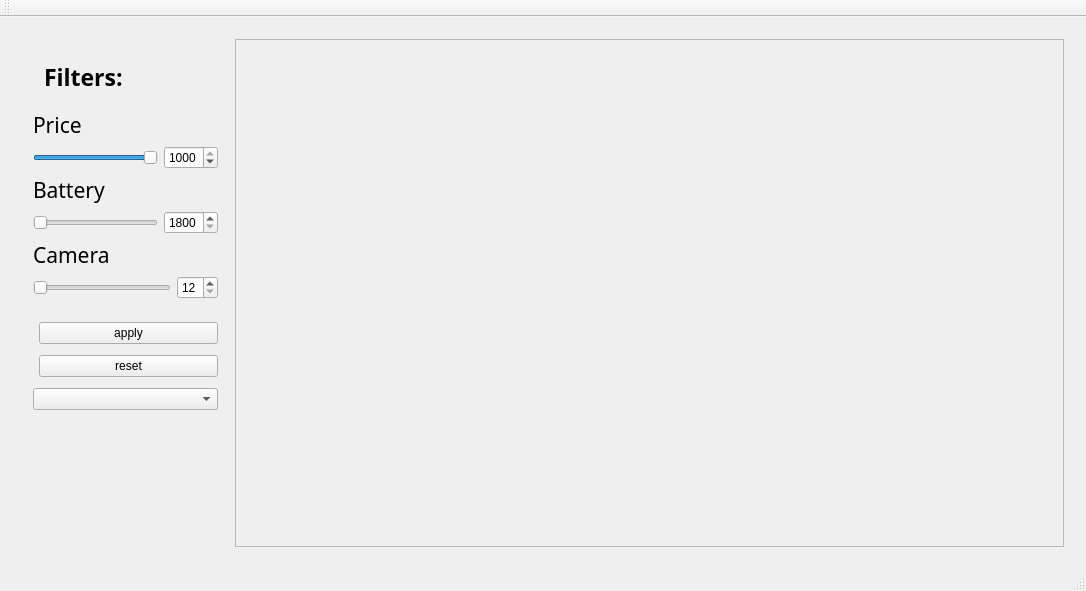
<?xml version="1.0" encoding="UTF-8"?>
<ui version="4.0">
 <class>MainWindow</class>
 <widget class="QMainWindow" name="MainWindow">
  <property name="geometry">
   <rect>
    <x>0</x>
    <y>0</y>
    <width>1086</width>
    <height>591</height>
   </rect>
  </property>
  <property name="windowTitle">
   <string>MainWindow</string>
  </property>
  <property name="autoFillBackground">
   <bool>false</bool>
  </property>
  <widget class="QWidget" name="centralWidget">
   <property name="enabled">
    <bool>true</bool>
   </property>
   <property name="sizePolicy">
    <sizepolicy hsizetype="Expanding" vsizetype="Expanding">
     <horstretch>0</horstretch>
     <verstretch>0</verstretch>
    </sizepolicy>
   </property>
   <layout class="QGridLayout" name="gridLayout">
    <property name="sizeConstraint">
     <enum>QLayout::SetMaximumSize</enum>
    </property>
    <item row="0" column="0">
     <widget class="QStackedWidget" name="firstScreen">
      <property name="enabled">
       <bool>true</bool>
      </property>
      <property name="sizePolicy">
       <sizepolicy hsizetype="Expanding" vsizetype="Expanding">
        <horstretch>0</horstretch>
        <verstretch>0</verstretch>
       </sizepolicy>
      </property>
      <property name="currentIndex">
       <number>0</number>
      </property>
      <widget class="QWidget" name="firstScreenPage1">
       <layout class="QGridLayout" name="gridLayout_2">
        <property name="sizeConstraint">
         <enum>QLayout::SetMaximumSize</enum>
        </property>
        <item row="0" column="0">
         <widget class="QWidget" name="sortingMainLayout_2" native="true">
          <property name="enabled">
           <bool>true</bool>
          </property>
          <property name="sizePolicy">
           <sizepolicy hsizetype="Preferred" vsizetype="Preferred">
            <horstretch>20</horstretch>
            <verstretch>0</verstretch>
           </sizepolicy>
          </property>
          <layout class="QGridLayout" name="sortingMainLayout">
           <property name="sizeConstraint">
            <enum>QLayout::SetMinimumSize</enum>
           </property>
           <property name="bottomMargin">
            <number>1</number>
           </property>
           <item row="2" column="0">
            <layout class="QGridLayout" name="sortingPriceLayout">
             <item row="1" column="0">
              <widget class="QLabel" name="sortingPriceLabel">
               <property name="font">
                <font>
                 <family>Trebuchet MS</family>
                 <pointsize>16</pointsize>
                </font>
               </property>
               <property name="text">
                <string>Price</string>
               </property>
              </widget>
             </item>
             <item row="2" column="0">
              <widget class="QSlider" name="sortingPriceSlider">
               <property name="maximum">
                <number>1000</number>
               </property>
               <property name="value">
                <number>1000</number>
               </property>
               <property name="sliderPosition">
                <number>1000</number>
               </property>
               <property name="orientation">
                <enum>Qt::Horizontal</enum>
               </property>
              </widget>
             </item>
             <item row="2" column="1">
              <widget class="QSpinBox" name="sortingPriceSpinBox">
               <property name="maximum">
                <number>1000</number>
               </property>
               <property name="value">
                <number>1000</number>
               </property>
              </widget>
             </item>
            </layout>
           </item>
           <item row="4" column="0">
            <layout class="QGridLayout" name="sortingCameraLayout">
             <item row="0" column="0">
              <widget class="QLabel" name="sortingCameraLabel">
               <property name="font">
                <font>
                 <family>Trebuchet MS</family>
                 <pointsize>16</pointsize>
                </font>
               </property>
               <property name="text">
                <string>Camera</string>
               </property>
              </widget>
             </item>
             <item row="1" column="0">
              <widget class="QSlider" name="sortingCameraSlider">
               <property name="minimum">
                <number>12</number>
               </property>
               <property name="maximum">
                <number>16</number>
               </property>
               <property name="orientation">
                <enum>Qt::Horizontal</enum>
               </property>
              </widget>
             </item>
             <item row="1" column="1">
              <widget class="QSpinBox" name="sortingCameraSpinBox">
               <property name="minimum">
                <number>12</number>
               </property>
               <property name="maximum">
                <number>16</number>
               </property>
              </widget>
             </item>
            </layout>
           </item>
           <item row="3" column="0">
            <layout class="QGridLayout" name="sortingBatteryLayout">
             <item row="1" column="0">
              <widget class="QSlider" name="sortingBatterySlider">
               <property name="minimum">
                <number>1800</number>
               </property>
               <property name="maximum">
                <number>6000</number>
               </property>
               <property name="orientation">
                <enum>Qt::Horizontal</enum>
               </property>
              </widget>
             </item>
             <item row="0" column="0">
              <widget class="QLabel" name="sortingBatteryLabel">
               <property name="font">
                <font>
                 <family>Trebuchet MS</family>
                 <pointsize>16</pointsize>
                </font>
               </property>
               <property name="text">
                <string>Battery</string>
               </property>
              </widget>
             </item>
             <item row="1" column="1">
              <widget class="QSpinBox" name="sortingBatterySpinBox">
               <property name="minimum">
                <number>1800</number>
               </property>
               <property name="maximum">
                <number>6000</number>
               </property>
              </widget>
             </item>
            </layout>
           </item>
           <item row="0" column="0">
            <widget class="QWidget" name="sortingMainTitle" native="true">
             <layout class="QHBoxLayout" name="horizontalLayout_2">
              <item>
               <widget class="QLabel" name="titleMainLabel">
                <property name="sizePolicy">
                 <sizepolicy hsizetype="Preferred" vsizetype="Preferred">
                  <horstretch>10</horstretch>
                  <verstretch>0</verstretch>
                 </sizepolicy>
                </property>
                <property name="font">
                 <font>
                  <family>Trebuchet MS</family>
                  <pointsize>17</pointsize>
                  <weight>75</weight>
                  <bold>true</bold>
                 </font>
                </property>
                <property name="text">
                 <string>Filters:</string>
                </property>
               </widget>
              </item>
             </layout>
            </widget>
           </item>
          </layout>
         </widget>
        </item>
        <item row="1" column="0">
         <widget class="QWidget" name="controlsLayout" native="true">
          <layout class="QGridLayout" name="gridLayout_3">
           <item row="0" column="2">
            <widget class="QPushButton" name="applyFiltersButton">
             <property name="sizePolicy">
              <sizepolicy hsizetype="Minimum" vsizetype="Fixed">
               <horstretch>30</horstretch>
               <verstretch>0</verstretch>
              </sizepolicy>
             </property>
             <property name="text">
              <string>apply</string>
             </property>
            </widget>
           </item>
           <item row="3" column="1" colspan="2">
            <widget class="QComboBox" name="sortTypeComboBox">
             <property name="editable">
              <bool>false</bool>
             </property>
            </widget>
           </item>
           <item row="2" column="2">
            <widget class="QPushButton" name="resetFiltersButton">
             <property name="sizePolicy">
              <sizepolicy hsizetype="Minimum" vsizetype="Fixed">
               <horstretch>30</horstretch>
               <verstretch>0</verstretch>
              </sizepolicy>
             </property>
             <property name="text">
              <string>reset</string>
             </property>
            </widget>
           </item>
          </layout>
         </widget>
        </item>
        <item row="2" column="0">
         <spacer name="verticalSpacer">
          <property name="orientation">
           <enum>Qt::Vertical</enum>
          </property>
          <property name="sizeHint" stdset="0">
           <size>
            <width>20</width>
            <height>40</height>
           </size>
          </property>
         </spacer>
        </item>
        <item row="0" column="1" rowspan="3">
         <widget class="QScrollArea" name="scrollArea">
          <property name="sizePolicy">
           <sizepolicy hsizetype="Expanding" vsizetype="Expanding">
            <horstretch>80</horstretch>
            <verstretch>20</verstretch>
           </sizepolicy>
          </property>
          <property name="widgetResizable">
           <bool>true</bool>
          </property>
          <widget class="QWidget" name="scrollAreaWidgetContents">
           <property name="geometry">
            <rect>
             <x>0</x>
             <y>0</y>
             <width>833</width>
             <height>500</height>
            </rect>
           </property>
           <property name="sizePolicy">
            <sizepolicy hsizetype="Expanding" vsizetype="Expanding">
             <horstretch>10</horstretch>
             <verstretch>0</verstretch>
            </sizepolicy>
           </property>
          </widget>
         </widget>
        </item>
       </layout>
      </widget>
      <widget class="QWidget" name="page_3">
       <property name="maximumSize">
        <size>
         <width>1068</width>
         <height>520</height>
        </size>
       </property>
       <widget class="QWidget" name="gridWidget" native="true">
        <property name="geometry">
         <rect>
          <x>10</x>
          <y>10</y>
          <width>991</width>
          <height>511</height>
         </rect>
        </property>
        <property name="sizePolicy">
         <sizepolicy hsizetype="Preferred" vsizetype="Preferred">
          <horstretch>0</horstretch>
          <verstretch>0</verstretch>
         </sizepolicy>
        </property>
        <layout class="QHBoxLayout" name="horizontalLayout">
         <property name="sizeConstraint">
          <enum>QLayout::SetMaximumSize</enum>
         </property>
         <item>
          <widget class="QWidget" name="verticalWidget" native="true">
           <property name="sizePolicy">
            <sizepolicy hsizetype="Preferred" vsizetype="Preferred">
             <horstretch>40</horstretch>
             <verstretch>0</verstretch>
            </sizepolicy>
           </property>
           <layout class="QVBoxLayout" name="verticalLayout">
            <item>
             <widget class="QWidget" name="horizontalWidget" native="true">
              <layout class="QHBoxLayout" name="horizontalLayout_3">
               <item>
                <widget class="QPushButton" name="screen2BackButton">
                 <property name="sizePolicy">
                  <sizepolicy hsizetype="Minimum" vsizetype="Fixed">
                   <horstretch>10</horstretch>
                   <verstretch>0</verstretch>
                  </sizepolicy>
                 </property>
                 <property name="font">
                  <font>
                   <family>Trebuchet MS</family>
                   <pointsize>13</pointsize>
                  </font>
                 </property>
                 <property name="text">
                  <string>⟵back</string>
                 </property>
                </widget>
               </item>
               <item>
                <spacer name="horizontalSpacer">
                 <property name="orientation">
                  <enum>Qt::Horizontal</enum>
                 </property>
                 <property name="sizeType">
                  <enum>QSizePolicy::Expanding</enum>
                 </property>
                 <property name="sizeHint" stdset="0">
                  <size>
                   <width>220</width>
                   <height>20</height>
                  </size>
                 </property>
                </spacer>
               </item>
              </layout>
             </widget>
            </item>
            <item>
             <widget class="QLabel" name="secondScreenImage">
              <property name="sizePolicy">
               <sizepolicy hsizetype="Preferred" vsizetype="Preferred">
                <horstretch>0</horstretch>
                <verstretch>50</verstretch>
               </sizepolicy>
              </property>
              <property name="text">
               <string>Image</string>
              </property>
             </widget>
            </item>
            <item>
             <widget class="QLabel" name="secondScreenPhoneName">
              <property name="font">
               <font>
                <family>Trebuchet MS</family>
                <pointsize>21</pointsize>
                <weight>75</weight>
                <bold>true</bold>
               </font>
              </property>
              <property name="text">
               <string>Xiaomi redmi 5a</string>
              </property>
             </widget>
            </item>
           </layout>
          </widget>
         </item>
         <item>
          <widget class="QWidget" name="widget" native="true">
           <property name="sizePolicy">
            <sizepolicy hsizetype="Preferred" vsizetype="Preferred">
             <horstretch>60</horstretch>
             <verstretch>0</verstretch>
            </sizepolicy>
           </property>
           <layout class="QVBoxLayout" name="verticalLayout_2">
            <item>
             <widget class="QLabel" name="specsMainLabel">
              <property name="font">
               <font>
                <family>Trebuchet MS</family>
                <pointsize>14</pointsize>
               </font>
              </property>
              <property name="text">
               <string>Full specifications:</string>
              </property>
             </widget>
            </item>
            <item>
             <widget class="QLabel" name="specsLabel1">
              <property name="font">
               <font>
                <family>Trebuchet MS</family>
                <pointsize>12</pointsize>
               </font>
              </property>
              <property name="text">
               <string>TextLabel</string>
              </property>
             </widget>
            </item>
            <item>
             <widget class="QLabel" name="specsLabel2">
              <property name="font">
               <font>
                <family>Trebuchet MS</family>
                <pointsize>12</pointsize>
               </font>
              </property>
              <property name="text">
               <string>TextLabel</string>
              </property>
             </widget>
            </item>
            <item>
             <widget class="QLabel" name="specsLabel3">
              <property name="font">
               <font>
                <family>Trebuchet MS</family>
                <pointsize>12</pointsize>
               </font>
              </property>
              <property name="text">
               <string>TextLabel</string>
              </property>
             </widget>
            </item>
            <item>
             <widget class="QLabel" name="specsLabel4">
              <property name="font">
               <font>
                <family>Trebuchet MS</family>
                <pointsize>12</pointsize>
               </font>
              </property>
              <property name="text">
               <string>TextLabel</string>
              </property>
             </widget>
            </item>
            <item>
             <widget class="QLabel" name="specsLabel5">
              <property name="font">
               <font>
                <family>Trebuchet MS</family>
                <pointsize>12</pointsize>
               </font>
              </property>
              <property name="text">
               <string>TextLabel</string>
              </property>
             </widget>
            </item>
            <item>
             <widget class="QLabel" name="specsLabel6">
              <property name="font">
               <font>
                <family>Trebuchet MS</family>
                <pointsize>12</pointsize>
               </font>
              </property>
              <property name="text">
               <string>TextLabel</string>
              </property>
             </widget>
            </item>
            <item>
             <widget class="QLabel" name="specsLabel7">
              <property name="font">
               <font>
                <family>Trebuchet MS</family>
                <pointsize>12</pointsize>
               </font>
              </property>
              <property name="text">
               <string>TextLabel</string>
              </property>
             </widget>
            </item>
            <item>
             <widget class="QLabel" name="specsLabel8">
              <property name="font">
               <font>
                <family>Trebuchet MS</family>
                <pointsize>12</pointsize>
               </font>
              </property>
              <property name="text">
               <string>TextLabel</string>
              </property>
             </widget>
            </item>
            <item>
             <widget class="QWidget" name="widget_2" native="true">
              <layout class="QGridLayout" name="gridLayout_4">
               <item row="0" column="0">
                <layout class="QHBoxLayout" name="horizontalLayout_4">
                 <item>
                  <widget class="QPushButton" name="secondScreenBuyButton">
                   <property name="sizePolicy">
                    <sizepolicy hsizetype="Minimum" vsizetype="Fixed">
                     <horstretch>30</horstretch>
                     <verstretch>0</verstretch>
                    </sizepolicy>
                   </property>
                   <property name="font">
                    <font>
                     <family>Trebuchet MS</family>
                     <pointsize>12</pointsize>
                    </font>
                   </property>
                   <property name="text">
                    <string>buy button</string>
                   </property>
                  </widget>
                 </item>
                 <item>
                  <spacer name="horizontalSpacer_2">
                   <property name="orientation">
                    <enum>Qt::Horizontal</enum>
                   </property>
                   <property name="sizeHint" stdset="0">
                    <size>
                     <width>350</width>
                     <height>20</height>
                    </size>
                   </property>
                  </spacer>
                 </item>
                </layout>
               </item>
              </layout>
             </widget>
            </item>
           </layout>
          </widget>
         </item>
        </layout>
       </widget>
      </widget>
     </widget>
    </item>
   </layout>
  </widget>
  <widget class="QMenuBar" name="menuBar">
   <property name="geometry">
    <rect>
     <x>0</x>
     <y>0</y>
     <width>1086</width>
     <height>21</height>
    </rect>
   </property>
  </widget>
  <widget class="QToolBar" name="mainToolBar">
   <attribute name="toolBarArea">
    <enum>TopToolBarArea</enum>
   </attribute>
   <attribute name="toolBarBreak">
    <bool>false</bool>
   </attribute>
  </widget>
  <widget class="QStatusBar" name="statusBar"/>
 </widget>
 <layoutdefault spacing="6" margin="11"/>
 <resources/>
 <connections>
  <connection>
   <sender>sortingBatterySlider</sender>
   <signal>valueChanged(int)</signal>
   <receiver>sortingBatterySpinBox</receiver>
   <slot>setValue(int)</slot>
   <hints>
    <hint type="sourcelabel">
     <x>94</x>
     <y>219</y>
    </hint>
    <hint type="destinationlabel">
     <x>192</x>
     <y>219</y>
    </hint>
   </hints>
  </connection>
  <connection>
   <sender>sortingCameraSlider</sender>
   <signal>valueChanged(int)</signal>
   <receiver>sortingCameraSpinBox</receiver>
   <slot>setValue(int)</slot>
   <hints>
    <hint type="sourcelabel">
     <x>100</x>
     <y>282</y>
    </hint>
    <hint type="destinationlabel">
     <x>198</x>
     <y>282</y>
    </hint>
   </hints>
  </connection>
  <connection>
   <sender>sortingPriceSlider</sender>
   <signal>valueChanged(int)</signal>
   <receiver>sortingPriceSpinBox</receiver>
   <slot>setValue(int)</slot>
   <hints>
    <hint type="sourcelabel">
     <x>94</x>
     <y>156</y>
    </hint>
    <hint type="destinationlabel">
     <x>192</x>
     <y>156</y>
    </hint>
   </hints>
  </connection>
  <connection>
   <sender>sortingBatterySpinBox</sender>
   <signal>valueChanged(int)</signal>
   <receiver>sortingBatterySlider</receiver>
   <slot>setValue(int)</slot>
   <hints>
    <hint type="sourcelabel">
     <x>192</x>
     <y>219</y>
    </hint>
    <hint type="destinationlabel">
     <x>94</x>
     <y>219</y>
    </hint>
   </hints>
  </connection>
  <connection>
   <sender>sortingCameraSpinBox</sender>
   <signal>valueChanged(int)</signal>
   <receiver>sortingCameraSlider</receiver>
   <slot>setValue(int)</slot>
   <hints>
    <hint type="sourcelabel">
     <x>198</x>
     <y>282</y>
    </hint>
    <hint type="destinationlabel">
     <x>100</x>
     <y>282</y>
    </hint>
   </hints>
  </connection>
  <connection>
   <sender>sortingPriceSpinBox</sender>
   <signal>valueChanged(int)</signal>
   <receiver>sortingPriceSlider</receiver>
   <slot>setValue(int)</slot>
   <hints>
    <hint type="sourcelabel">
     <x>192</x>
     <y>156</y>
    </hint>
    <hint type="destinationlabel">
     <x>94</x>
     <y>156</y>
    </hint>
   </hints>
  </connection>
 </connections>
</ui>
